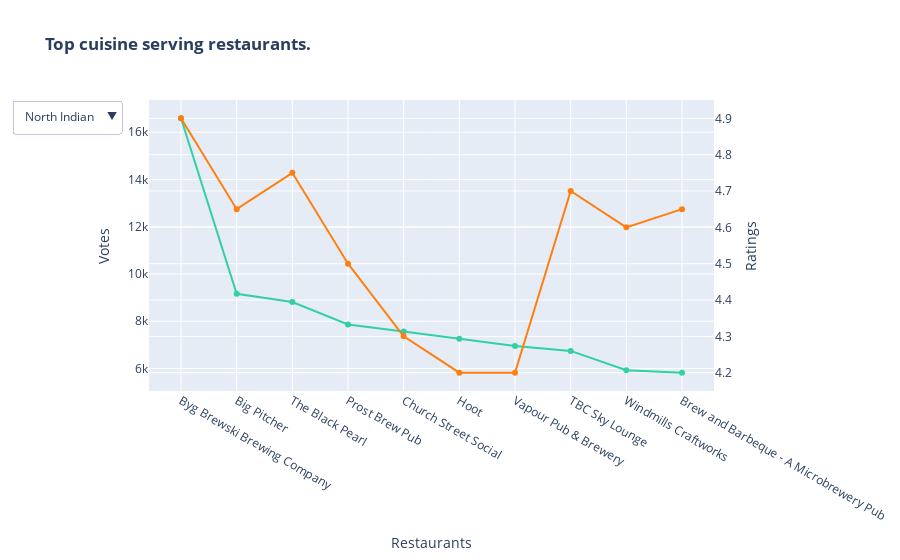

Notebook code for this chart:
### Code cell
trace_north = go.Scatter(x=list(north_df['name']),
                        y=list(north_df['votes']),
                         name='votes',
                        line=dict(color='#33CFA5'))

trace_north_rate = go.Scatter(x=list(north_df['name']),
                        y=list(north_df['ratings']),
                        yaxis='y2',
                        name='rated',
                        line=dict(color='#ff7f0e'))

trace_chinese = go.Scatter(x=list(chinese_df['name']),
                            y=list(chinese_df['votes']),
                           visible=False,
                            name='votes',
                            line=dict(color='#33CFA5'))

trace_chinese_rate = go.Scatter(x=list(chinese_df['name']),
                            y=list(chinese_df['ratings']),
                            yaxis='y2',
                           visible=False,
                            name='rated',
                            line=dict(color='#ff7f0e'))

trace_south = go.Scatter(x=list(south_df['name']),
                       y=list(south_df['votes']),
                       name='votes',
                         visible=False,
                       line=dict(color='#33CFA5'))

trace_south_rate = go.Scatter(x=list(south_df['name']),
                       y=list(south_df['ratings']),
                        yaxis='y2',
                       name='rated',
                         visible=False,
                       line=dict(color='#ff7f0e'))

trace_fast = go.Scatter(x=list(fast_df['name']),
                           y=list(fast_df['votes']),
                           name='votes',
                        visible=False,
                           line=dict(color='#33CFA5'))

trace_fast_rate = go.Scatter(x=list(fast_df['name']),
                           y=list(fast_df['ratings']),
                            yaxis='y2',
                           name='rated',
                        visible=False,
                           line=dict(color='#ff7f0e'))

data = [trace_north, trace_chinese, trace_south, trace_fast, 
        trace_north_rate, trace_chinese_rate, trace_south_rate, trace_fast_rate]

updatemenus = list([
    dict(active=0,
         buttons=list([   
            dict(label = 'North Indian',
                 method = 'update',
                 args = [{'visible': [True, False, False, False, True, False, False, False]},
                         {'title': 'North Indian'}]),
            dict(label = 'Chinese',
                 method = 'update',
                 args = [{'visible': [False, True, False, False, False, True, False, False]},
                         {'title': 'Chinese'}]),
            dict(label = 'South Indian',
                 method = 'update',
                 args = [{'visible': [False, False, True, False, False, False, True, False]},
                         {'title': 'South Indian'}]),
            dict(label = 'Fast Food',
                 method = 'update',
                 args = [{'visible': [False, False, False, True, False, False, False, True]},
                         {'title': 'Fast Food'}])
        ]),
    )
])

layout = dict(title='<b>Top cuisine serving restaurants.</b>', showlegend=False,
              yaxis=dict(title='Votes'),
              xaxis=dict(title='Restaurants'),
              yaxis2=dict(title='Ratings',             
                overlaying='y',
                side='right'),
              updatemenus=updatemenus)

fig = dict(data=data, layout=layout)
iplot(fig, filename='update_dropdown')

### Figure 1 — Plotly figure (JSON) as saved in the notebook; plotly's stock layout.template omitted (floating-point values rounded to 4 significant figures)
{"data": [{"line": {"color": "#33CFA5"}, "name": "votes", "type": "scatter", "x": ["Byg Brewski Brewing Company", "Big Pitcher", "The Black Pearl", "Prost Brew Pub", "Church Street Social", "Hoot", "Vapour Pub & Brewery", "TBC Sky Lounge", "Windmills Craftworks", "Brew and Barbeque - A Microbrewery Pub"], "y": [16588, 9164, 8813, 7861, 7562, 7257, 6952, 6745, 5929, 5822]}, {"line": {"color": "#33CFA5"}, "name": "votes", "type": "scatter", "visible": false, "x": ["Church Street Social", "Vapour Pub & Brewery", "High Ultra Lounge", "Koramangala Social", "Barleyz", "Brooks and Bonds Brewery", "Tim Tai", "Chutney Chang", "Meghana Foods", "ECHOES Koramangala"], "y": [7562, 6952, 4774, 4689, 4653, 3932, 3674, 3544, 3530, 3213]}, {"line": {"color": "#33CFA5"}, "name": "votes", "type": "scatter", "visible": false, "x": ["Byg Brewski Brewing Company", "Vidyarthi Bhavan", "CTR", "Ebony", "Veena Stores", "Brewklyn Microbrewery", "Koshy's", "Empire Restaurant", "Subz", "Red Rhino"], "y": [16588, 4460, 4414, 3142, 2412, 2329, 2328, 2179, 2029, 1980]}, {"line": {"color": "#33CFA5"}, "name": "votes", "type": "scatter", "visible": false, "x": ["Dyu Art Cafe", "LOFT38", "Bundar", "The Humming Tree", "Fattoush", "Dice N Dine", "Maiyas", "Al Amanah Cafe", "The Ants Cafe & Store", "Peppa Zzing"], "y": [3842, 3658, 2449, 2422, 1970, 1806, 1781, 1436, 1387, 1134]}, {"line": {"color": "#ff7f0e"}, "name": "rated", "type": "scatter", "x": ["Byg Brewski Brewing Company", "Big Pitcher", "The Black Pearl", "Prost Brew Pub", "Church Street Social", "Hoot", "Vapour Pub & Brewery", "TBC Sky Lounge", "Windmills Craftworks", "Brew and Barbeque - A Microbrewery Pub"], "y": [4.9, 4.65, 4.75, 4.5, 4.3, 4.2, 4.2, 4.7, 4.6, 4.65], "yaxis": "y2"}, {"line": {"color": "#ff7f0e"}, "name": "rated", "type": "scatter", "visible": false, "x": ["Church Street Social", "Vapour Pub & Brewery", "High Ultra Lounge", "Koramangala Social", "Barleyz", "Brooks and Bonds Brewery", "Tim Tai", "Chutney Chang", "Meghana Foods", "ECHOES Koramangala"], "y": [4.3, 4.2, 4.1, 4.6, 3.75, 4.45, 4.4, 4.15, 4.367, 4.7], "yaxis": "y2"}, {"line": {"color": "#ff7f0e"}, "name": "rated", "type": "scatter", "visible": false, "x": ["Byg Brewski Brewing Company", "Vidyarthi Bhavan", "CTR", "Ebony", "Veena Stores", "Brewklyn Microbrewery", "Koshy's", "Empire Restaurant", "Subz", "Red Rhino"], "y": [4.9, 4.4, 4.75, 4.3, 4.5, 4.4, 3.85, 3.533, 4.2, 4.4], "yaxis": "y2"}, {"line": {"color": "#ff7f0e"}, "name": "rated", "type": "scatter", "visible": false, "x": ["Dyu Art Cafe", "LOFT38", "Bundar", "The Humming Tree", "Fattoush", "Dice N Dine", "Maiyas", "Al Amanah Cafe", "The Ants Cafe & Store", "Peppa Zzing"], "y": [4.5, 4.3, 4.1, 4.05, 4.2, 4.3, 4, 4.4, 3.9, 4.3], "yaxis": "y2"}], "layout": {"showlegend": false, "title": {"text": "<b>Top cuisine serving restaurants.</b>"}, "updatemenus": [{"active": 0, "buttons": [{"args": [{"visible": [true, false, false, false, true, false, false, false]}, {"title": "North Indian"}], "label": "North Indian", "method": "update"}, {"args": [{"visible": [false, true, false, false, false, true, false, false]}, {"title": "Chinese"}], "label": "Chinese", "method": "update"}, {"args": [{"visible": [false, false, true, false, false, false, true, false]}, {"title": "South Indian"}], "label": "South Indian", "method": "update"}, {"args": [{"visible": [false, false, false, true, false, false, false, true]}, {"title": "Fast Food"}], "label": "Fast Food", "method": "update"}]}], "xaxis": {"title": {"text": "Restaurants"}}, "yaxis": {"title": {"text": "Votes"}}, "yaxis2": {"overlaying": "y", "side": "right", "title": {"text": "Ratings"}}}}
